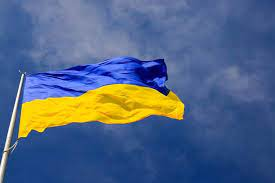
#> input picture Assignment3/Ukraine.png, 275 x 183 px, found by its file name
$ python Assignment2.py
#> lines starting #> are read from the running program, lines starting #| are printed output that depends on the picture
import numpy as np
import cv2
from PIL import Image

# read the image
grayimg = cv2.imread("D:\\NTNU\\110-2\\ImageProcessing\\Assignment2\\Ukraine.png", cv2.IMREAD_GRAYSCALE)
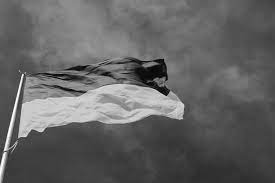
#> grayimg: shape (183, 275); min 0, max 255, mean 99.3
grayimgArr = np.array(grayimg)

# print out the original picture size
# print(img.shape)

"""
Part A:
"""

# show the picture
cv2.imshow("Original gray image", grayimg)


"""
Step1: generate an array D of image size
"""

# image size
(height, width) = grayimg.shape
#> height = 183; width = 275

# dithering matrix D2
ditherMat = np.array([[0, 128, 32, 160],
                      [192, 64, 224, 96],
                      [48, 176, 16, 144],
                      [240, 112, 208, 80]])


# ///////////////////////////#
# set up the dithering array #
#////////////////////////////#

# fill the image with 0s to fit the dithering Matrix size
qx = height // 4
#> qx = 45
qy = width // 4
#> qy = 68
resizeImg = np.zeros([(qx+1)*4, (qy+1)*4], dtype='uint8')
resizeImg[0:height,0:width] = grayimg
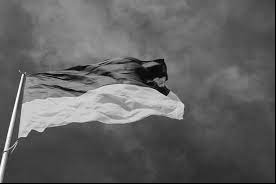
#> resizeImg: shape (184, 276); min 0, max 255, mean 98.4

# now let's generate the array D for thersholding
dithertable = np.tile(ditherMat,(qx+1, qy+1))


"""
Step2: Threshold the image
"""

# thresholding
threshold = (resizeImg > dithertable )*255
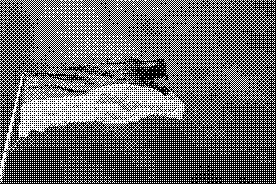
#> threshold: shape (184, 276) int64; 41.5% white in thin lines or dots
outsize = threshold[0:height,0:width]
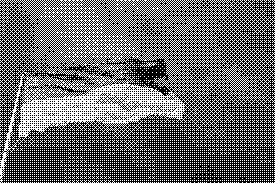
#> outsize: shape (183, 275) int64; 41.9% white in thin lines or dots

# output the image I'
#> (the run stopped early here; a loop or call above may not have finished)

$ run again, with Assignment3/me.png copied over Assignment3/Ukraine.png
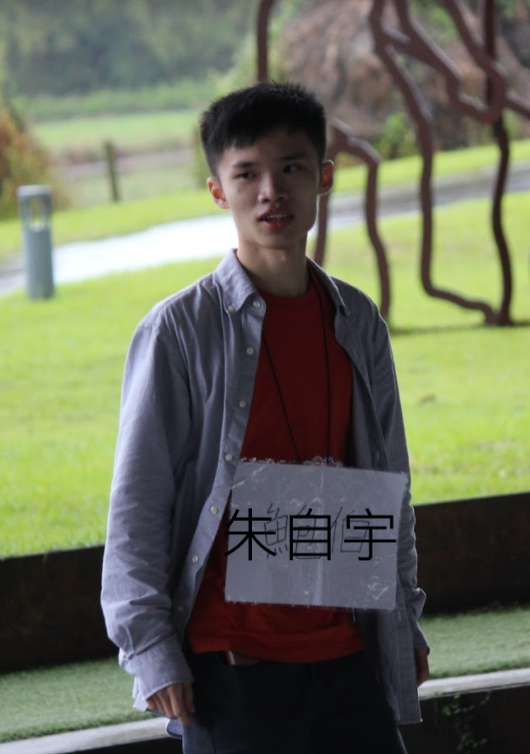
#> input picture Assignment3/me.png, 530 x 754 px, found by its file name
#> `threshold = (resizeImg > dithertable )*255`:
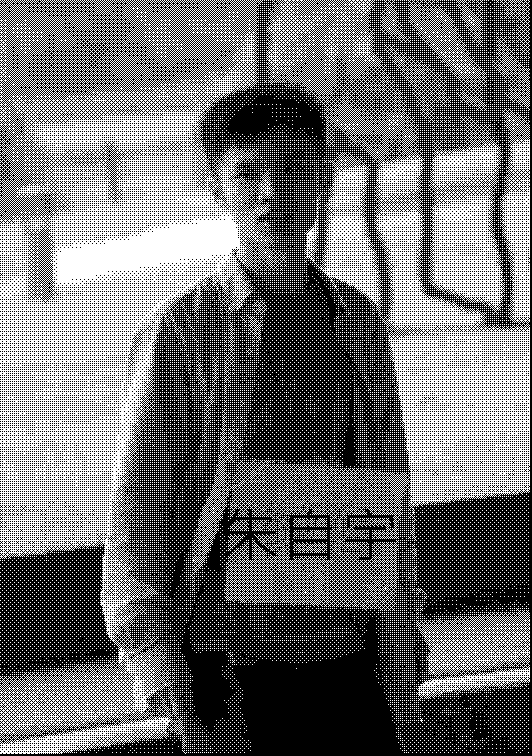
#> threshold: shape (756, 532) int64; 44.2% white in thin lines or dots
#> `outsize = threshold[0:height,0:width]`:
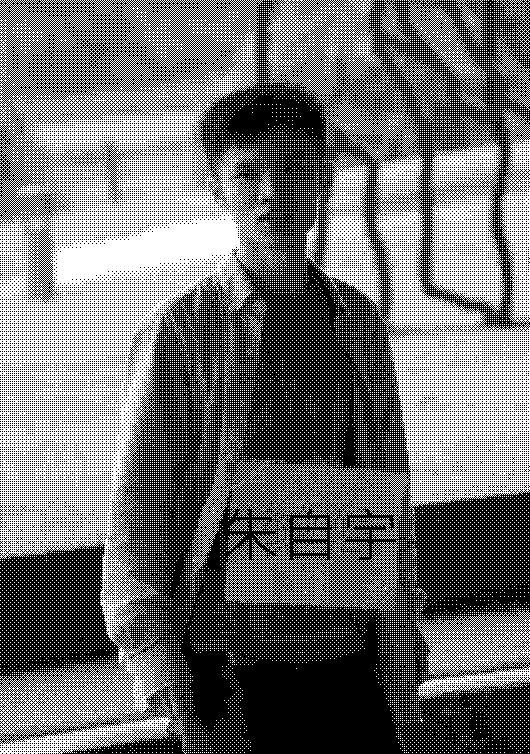
#> outsize: shape (754, 530) int64; 44.5% white in thin lines or dots
